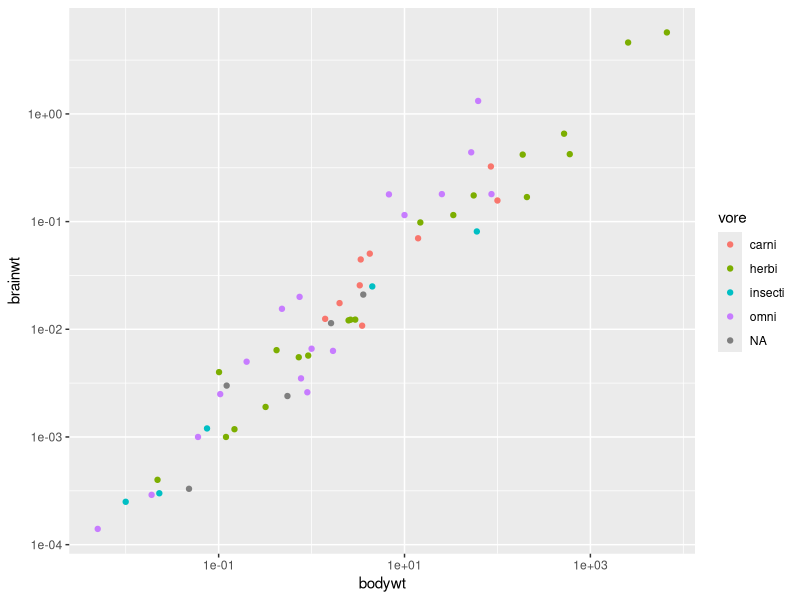
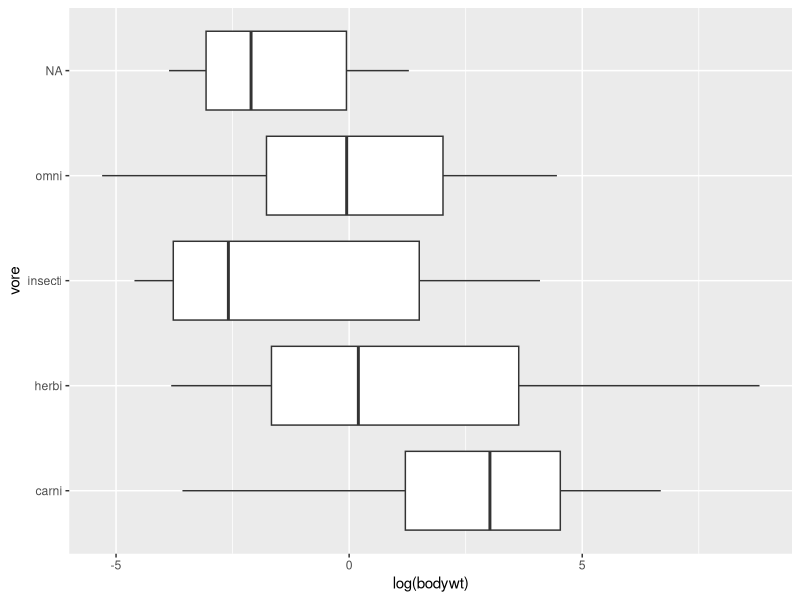
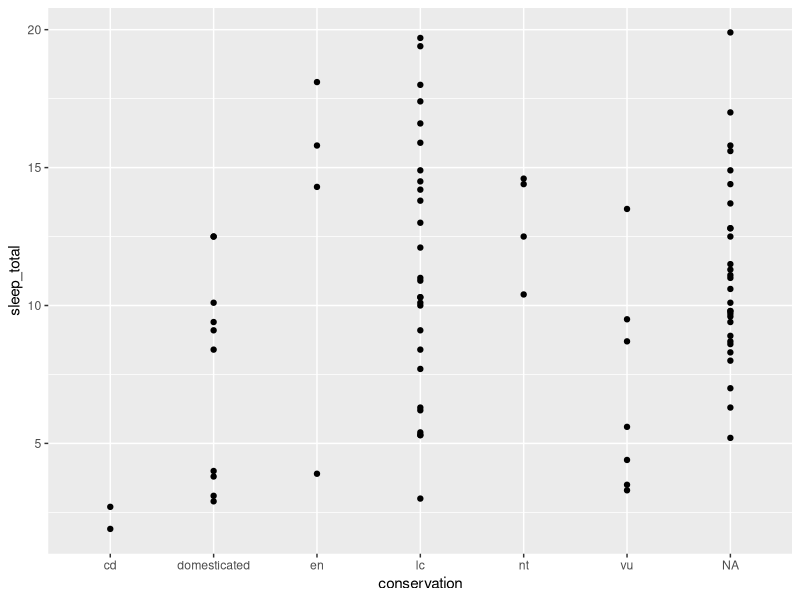
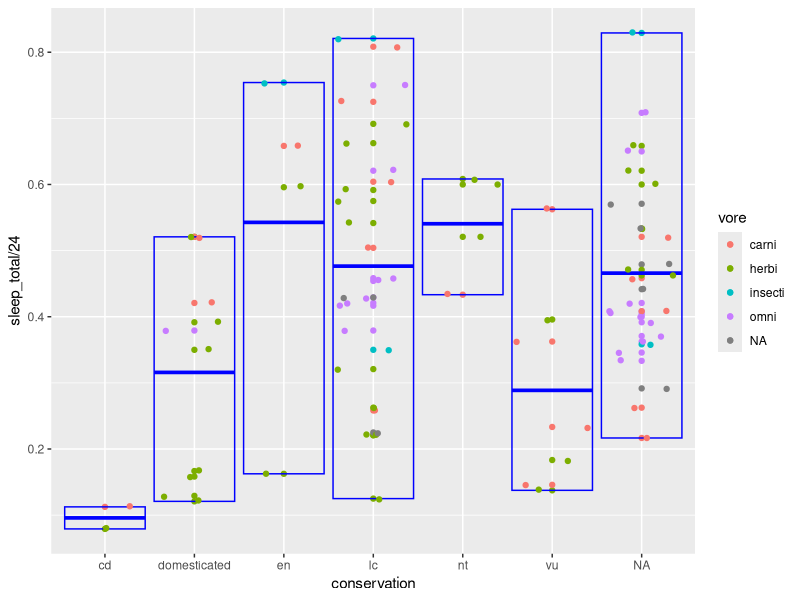
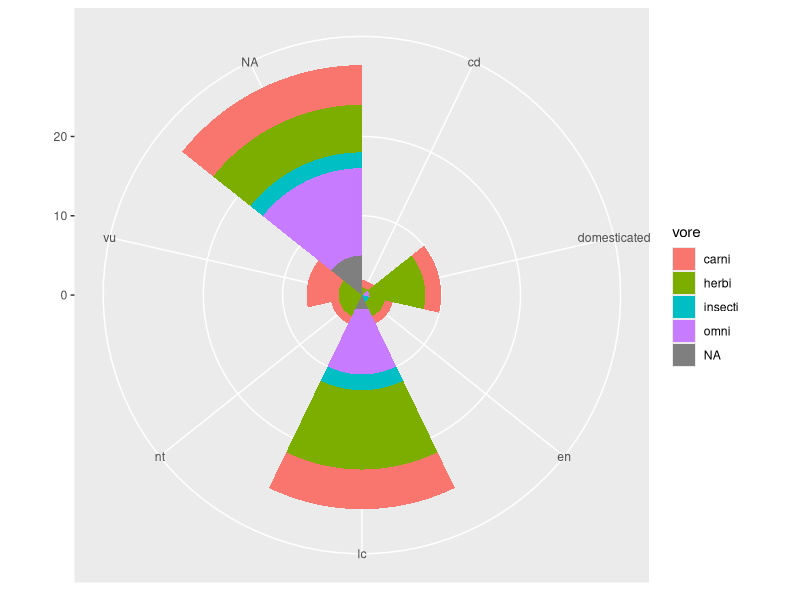

Recreate these plots in R, in order.
## ---- chunk 1
library(tidyverse)
msleep
## ---- chunk 2
ggplot(msleep) + geom_point(aes(x = bodywt, y = brainwt,color=vore))+scale_x_log10() + scale_y_log10()

## ---- chunk 3
# vertical boxplots
#ggplot(msleep, mapping = aes(x = vore, y = bodywt)) + geom_boxplot(outlier.colour="black",outlier.shape=8,outlier.size=2) + coord_trans(y = "log10") 
#ggplot(msleep, mapping = aes(x = vore, y = bodywt)) + geom_boxplot() + coord_trans(y = "log2")


##### horizontal boxplot
ggplot(msleep, mapping = aes(x = vore, y = log(bodywt) )) + geom_boxplot() + coord_flip()  


## ---- chunk 4
#vignette("ggplot2-specs")

# original
ggplot(msleep) + geom_point(aes(x = conservation, y = sleep_total))
 
ggplot(data = msleep,aes(conservation)) + 
  geom_point(aes(x = conservation, y = sleep_total/24,colour = vore)) + 
  stat_summary( # Stat summary of data (mean,min,max):
    aes(x = conservation, y = sleep_total/24),
    fun.ymin = min,
    fun.ymax = max,
    fun.y = mean,
    geom="crossbar",
    color = 'blue'
  ) + geom_jitter(aes(x=conservation,y=sleep_total/24,color = vore)) 



## ---- chunk 5
q4 <- ggplot(data = msleep) + geom_bar(
  mapping = aes(x = conservation, fill = vore),
  show.legend = TRUE,
  width = 1
) +
  theme(aspect.ratio = 1) +
  labs(x = NULL, y = NULL)

q4 + coord_polar()
